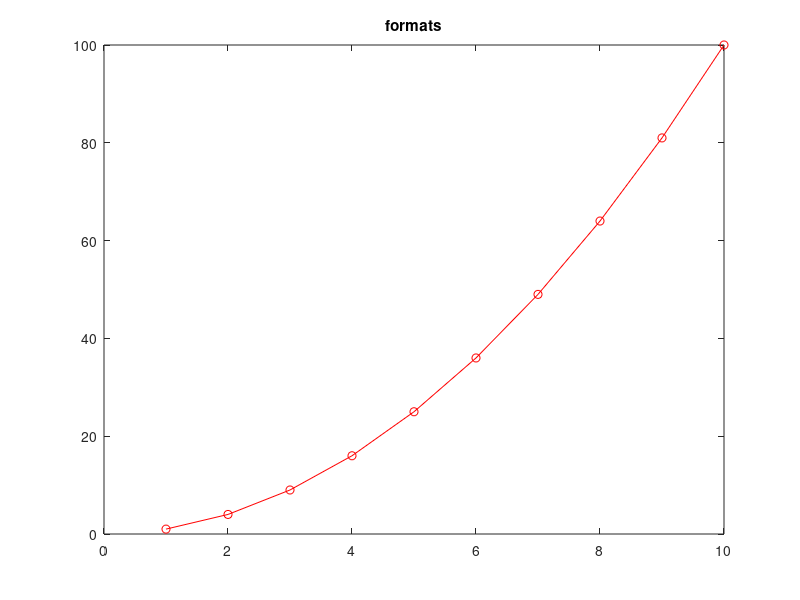

Write the MATLAB code that produced this figure. (Note: this script raises an error after producing the figure.)
%=============================================================================
% Copyright (c) 2016-present Allan CORNET (Nelson)
%=============================================================================
% This file is part of Nelson.
%=============================================================================
% LICENCE_BLOCK_BEGIN
% SPDX-License-Identifier: LGPL-3.0-or-later
% LICENCE_BLOCK_END
%=============================================================================
% <--INTERACTIVE TEST-->
% <--WEB GUI REQUIRED--> run with: nelson-webview --file runtests_web.m
%=============================================================================
% Every raster export in the desktop (GUI) mode passes through the graphics_io codec
% registry. SVG and PDF retain their dedicated vector exporters.
out = tempname();
if ~isfolder(out)
  mkdir(out);
end
cleanupOut = onCleanup(@() rmdir(out, 's')); %#ok<NLS0004>
f = figure();
plot(1:10, (1:10) .^ 2, 'r-o');
title('formats');
%=============================================================================
rasterFormats = {'png', 'jpg', 'gif', 'webp', 'tiff', 'bmp', 'tga', ...
                 'pbm', 'pgm', 'ppm', 'pnm', 'pcx'};
referenceSize = [];
for k = 1:length(rasterFormats)
  format = rasterFormats{k};
  filename = [out, '/fig.', format];
  saveas(f, filename);
  assert_istrue(isfile(filename));
  decoded = imread(filename);
  currentSize = [size(decoded, 1), size(decoded, 2)];
  if isempty(referenceSize)
    referenceSize = currentSize;
  end
  assert_isequal(currentSize, referenceSize);
end
%=============================================================================
svgFile = [out, '/fig.svg'];
saveas(f, svgFile);
assert_istrue(isfile(svgFile));
svgText = fileread(svgFile);
assert_istrue(contains(svgText, '<svg'));
assert_istrue(contains(svgText, '<polyline'));
assert_istrue(contains(svgText, '<text'));
%=============================================================================
pdfFile = [out, '/fig.pdf'];
saveas(f, pdfFile);
assert_istrue(isfile(pdfFile));
fid = fopen(pdfFile, 'rb');
magic = fread(fid, 5, 'uint8');
fclose(fid);
assert_isequal(char(magic'), '%PDF-');
%=============================================================================
defaultFile = [out, '/fig_default'];
saveas(f, defaultFile);
assert_istrue(isfile([defaultFile, '.png']));
forcedFile = [out, '/fig_forced'];
saveas(f, forcedFile, 'webp');
assert_istrue(isfile([forcedFile, '.webp']));
% Exercise the backend half of the clipboard.image channel. Browser-side
% permission, denial and gesture-retry behavior is covered by the frontend test.
copygraphics(f);
close(f);
%=============================================================================
